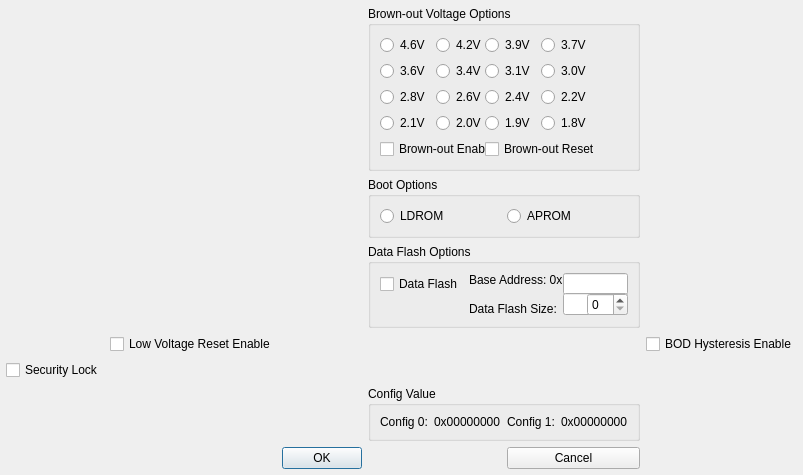
<?xml version="1.0" ?>
<ui version="4.0">
  <class>Dialog</class>
  <widget class="QDialog" name="Dialog">
    <property name="geometry">
      <rect>
        <x>0</x>
        <y>0</y>
        <width>287</width>
        <height>304</height>
      </rect>
    </property>
    <layout class="QGridLayout" name="outer_layout">
      <property name="leftMargin">
        <number>6</number>
      </property>
      <property name="topMargin">
        <number>6</number>
      </property>
      <property name="rightMargin">
        <number>6</number>
      </property>
      <property name="bottomMargin">
        <number>6</number>
      </property>
      <property name="spacing">
        <number>6</number>
      </property>
      <item row="0" column="3" colspan="2">
        <widget class="QGroupBox" name="IDC_GROUP_BROWN_OUT_VOLTAGE">
          <property name="title">
            <string>Brown-out Voltage Options</string>
          </property>
          <layout class="QGridLayout" name="layout_IDC_GROUP_BROWN_OUT_VOLTAGE">
            <item row="0" column="0">
              <widget class="QRadioButton" name="IDC_RADIO_BOV_0">
                <property name="text">
                  <string>4.6V</string>
                </property>
              </widget>
            </item>
            <item row="0" column="1" colspan="2">
              <widget class="QRadioButton" name="IDC_RADIO_BOV_1">
                <property name="text">
                  <string>4.2V</string>
                </property>
              </widget>
            </item>
            <item row="0" column="2">
              <widget class="QRadioButton" name="IDC_RADIO_BOV_2">
                <property name="text">
                  <string>3.9V</string>
                </property>
              </widget>
            </item>
            <item row="0" column="3" colspan="2">
              <widget class="QRadioButton" name="IDC_RADIO_BOV_3">
                <property name="text">
                  <string>3.7V</string>
                </property>
              </widget>
            </item>
            <item row="1" column="0">
              <widget class="QRadioButton" name="IDC_RADIO_BOV_4">
                <property name="text">
                  <string>3.6V</string>
                </property>
              </widget>
            </item>
            <item row="1" column="1" colspan="2">
              <widget class="QRadioButton" name="IDC_RADIO_BOV_5">
                <property name="text">
                  <string>3.4V</string>
                </property>
              </widget>
            </item>
            <item row="1" column="2">
              <widget class="QRadioButton" name="IDC_RADIO_BOV_6">
                <property name="text">
                  <string>3.1V</string>
                </property>
              </widget>
            </item>
            <item row="1" column="3" colspan="2">
              <widget class="QRadioButton" name="IDC_RADIO_BOV_7">
                <property name="text">
                  <string>3.0V</string>
                </property>
              </widget>
            </item>
            <item row="2" column="0">
              <widget class="QRadioButton" name="IDC_RADIO_BOV_8">
                <property name="text">
                  <string>2.8V</string>
                </property>
              </widget>
            </item>
            <item row="2" column="1" colspan="2">
              <widget class="QRadioButton" name="IDC_RADIO_BOV_9">
                <property name="text">
                  <string>2.6V</string>
                </property>
              </widget>
            </item>
            <item row="2" column="2">
              <widget class="QRadioButton" name="IDC_RADIO_BOV_A">
                <property name="text">
                  <string>2.4V</string>
                </property>
              </widget>
            </item>
            <item row="2" column="3" colspan="2">
              <widget class="QRadioButton" name="IDC_RADIO_BOV_B">
                <property name="text">
                  <string>2.2V</string>
                </property>
              </widget>
            </item>
            <item row="3" column="0">
              <widget class="QRadioButton" name="IDC_RADIO_BOV_C">
                <property name="text">
                  <string>2.1V</string>
                </property>
              </widget>
            </item>
            <item row="3" column="1" colspan="2">
              <widget class="QRadioButton" name="IDC_RADIO_BOV_D">
                <property name="text">
                  <string>2.0V</string>
                </property>
              </widget>
            </item>
            <item row="3" column="2">
              <widget class="QRadioButton" name="IDC_RADIO_BOV_E">
                <property name="text">
                  <string>1.9V</string>
                </property>
              </widget>
            </item>
            <item row="3" column="3" colspan="2">
              <widget class="QRadioButton" name="IDC_RADIO_BOV_F">
                <property name="text">
                  <string>1.8V</string>
                </property>
              </widget>
            </item>
            <item row="4" column="0" colspan="3">
              <widget class="QCheckBox" name="IDC_CHECK_BROWN_OUT_ENABLE">
                <property name="text">
                  <string>Brown-out Enable</string>
                </property>
              </widget>
            </item>
            <item row="4" column="2" colspan="3">
              <widget class="QCheckBox" name="IDC_CHECK_BROWN_OUT_RESET">
                <property name="text">
                  <string>Brown-out Reset</string>
                </property>
              </widget>
            </item>
          </layout>
        </widget>
      </item>
      <item row="1" column="3" colspan="2">
        <widget class="QGroupBox" name="IDC_GROUP_BOOT_SELECT">
          <property name="title">
            <string>Boot Options</string>
          </property>
          <layout class="QHBoxLayout" name="layout_IDC_GROUP_BOOT_SELECT">
            <item>
              <widget class="QRadioButton" name="IDC_RADIO_BS_LDROM">
                <property name="text">
                  <string>LDROM</string>
                </property>
              </widget>
            </item>
            <item>
              <widget class="QRadioButton" name="IDC_RADIO_BS_APROM">
                <property name="text">
                  <string>APROM</string>
                </property>
              </widget>
            </item>
          </layout>
        </widget>
      </item>
      <item row="2" column="3" colspan="2">
        <widget class="QGroupBox" name="IDC_GROUP_DATA_FLASH">
          <property name="title">
            <string>Data Flash Options</string>
          </property>
          <layout class="QGridLayout" name="layout_IDC_GROUP_DATA_FLASH">
            <item row="0" column="0" rowspan="2">
              <widget class="QCheckBox" name="IDC_CHECK_DATA_FLASH_ENABLE">
                <property name="text">
                  <string>Data Flash</string>
                </property>
              </widget>
            </item>
            <item row="0" column="1" colspan="2">
              <widget class="QLabel" name="IDC_STATIC_FLASH_BASE_ADDRESS">
                <property name="text">
                  <string>Base Address: 0x</string>
                </property>
              </widget>
            </item>
            <item row="0" column="2" rowspan="2" colspan="2">
              <widget class="QLineEdit" name="IDC_EDIT_FLASH_BASE_ADDRESS"/>
            </item>
            <item row="2" column="1">
              <widget class="QLabel" name="IDC_STATIC_DATA_FLASH_SIZE">
                <property name="text">
                  <string>Data Flash Size:</string>
                </property>
              </widget>
            </item>
            <item row="1" column="2" rowspan="2" colspan="2">
              <widget class="QLineEdit" name="IDC_EDIT_DATA_FLASH_SIZE"/>
            </item>
            <item row="1" column="3" rowspan="2">
              <widget class="QSpinBox" name="IDC_SPIN_DATA_FLASH_SIZE"/>
            </item>
          </layout>
        </widget>
      </item>
      <item row="3" column="1">
        <widget class="QCheckBox" name="IDC_CHECK_LVOL_RSTEN">
          <property name="text">
            <string>Low Voltage Reset Enable</string>
          </property>
        </widget>
      </item>
      <item row="3" column="5">
        <widget class="QCheckBox" name="IDC_CHECK_BOD_HYS_EN">
          <property name="text">
            <string>BOD Hysteresis Enable</string>
          </property>
        </widget>
      </item>
      <item row="4" column="0">
        <widget class="QCheckBox" name="IDC_CHECK_SECURITY_LOCK">
          <property name="text">
            <string>Security Lock</string>
          </property>
        </widget>
      </item>
      <item row="5" column="3" colspan="2">
        <widget class="QGroupBox" name="IDC_GROUP_CONFIG_VALUE">
          <property name="title">
            <string>Config Value</string>
          </property>
          <layout class="QHBoxLayout" name="layout_IDC_GROUP_CONFIG_VALUE">
            <item>
              <widget class="QLabel" name="IDC_STATIC_CONFIG_0">
                <property name="text">
                  <string>Config 0:</string>
                </property>
              </widget>
            </item>
            <item>
              <widget class="QLabel" name="IDC_STATIC_CONFIG_VALUE_0">
                <property name="text">
                  <string>0x00000000</string>
                </property>
              </widget>
            </item>
            <item>
              <widget class="QLabel" name="IDC_STATIC_CONFIG_1">
                <property name="text">
                  <string>Config 1:</string>
                </property>
              </widget>
            </item>
            <item>
              <widget class="QLabel" name="IDC_STATIC_CONFIG_VALUE_1">
                <property name="text">
                  <string>0x00000000</string>
                </property>
              </widget>
            </item>
          </layout>
        </widget>
      </item>
      <item row="6" column="2">
        <widget class="QPushButton" name="IDOK">
          <property name="text">
            <string>OK</string>
          </property>
        </widget>
      </item>
      <item row="6" column="4">
        <widget class="QPushButton" name="IDCANCEL">
          <property name="text">
            <string>Cancel</string>
          </property>
        </widget>
      </item>
    </layout>
  </widget>
  <resources/>
  <connections/>
</ui>
